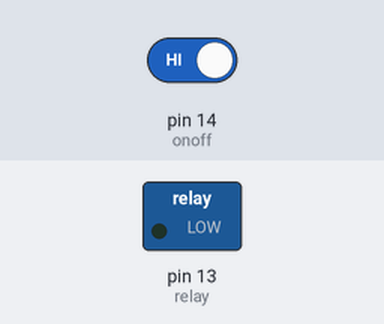
The sketch below on a simulated Arduino Uno, built with avr-gcc and run on an emulated ATmega328P. Shown: switched loads named in the sketch (green lamp = pin HIGH). The inputs (shaded band) are chosen by the test bench; at power-on: pin 14 (onoff) HIGH.

Above: at 1.2 s.
1.3 s: pin 14 (onoff) driven LOW
At 2.0 s:
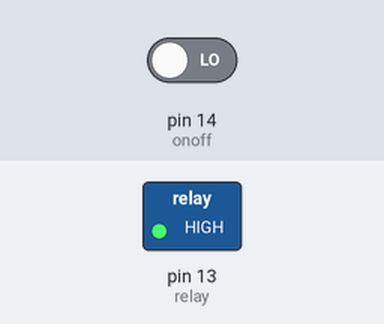
2.8 s: pin 14 (onoff) driven HIGH
At 3.1 s:
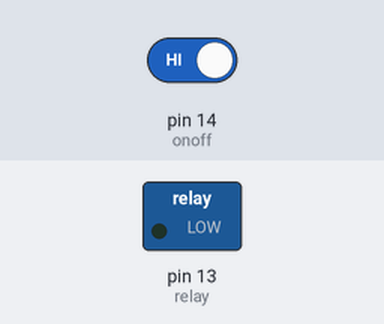
Timing chart, 0 to 5.8 s (numbered marks = the images above; inputs shaded):
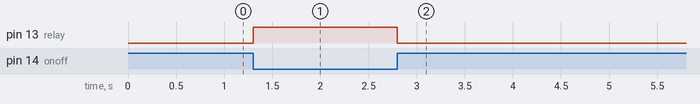

The sketch:

relay_test.ino
```cpp
 int relay = 13; // 릴레이가 연결된 핀 번호
int onoff = 14;
int val = 0;

void setup() {
Serial.begin(115200);
pinMode(relay, OUTPUT);
pinMode(onoff, INPUT);
digitalWrite(relay, LOW);
}

void loop() {
  val = digitalRead(onoff);
  if (val == 0) {
    digitalWrite(relay, HIGH);
  } else if(val == 1) {
    digitalWrite(relay, LOW);
  }
}
```

Measured:
- after the input at 1.3 s, pin 13 (relay): LOW → HIGH at once
- after the input at 2.8 s, pin 13 (relay): HIGH → LOW at once
